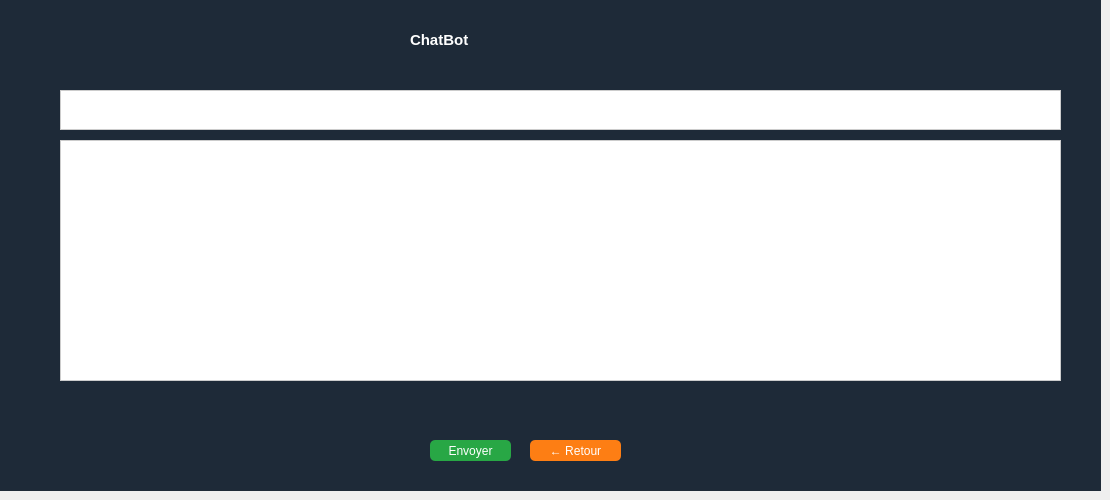
      <widget class="QWidget" name="page_10">
       <widget class="QFrame" name="cruds_6">
        <property name="geometry">
         <rect>
          <x>0</x>
          <y>0</y>
          <width>1101</width>
          <height>491</height>
         </rect>
        </property>
        <property name="styleSheet">
         <string notr="true">background-color: #1e2a38;
color: white;
font: bold 11pt &quot;Arial&quot;;

</string>
        </property>
        <property name="frameShape">
         <enum>QFrame::Shape::NoFrame</enum>
        </property>
        <widget class="QLabel" name="label_16">
         <property name="geometry">
          <rect>
           <x>410</x>
           <y>19</y>
           <width>131</width>
           <height>41</height>
          </rect>
         </property>
         <property name="font">
          <font>
           <family>Arial</family>
           <pointsize>11</pointsize>
           <italic>false</italic>
           <bold>true</bold>
          </font>
         </property>
         <property name="text">
          <string>ChatBot</string>
         </property>
        </widget>
        <widget class="QPushButton" name="btnSendChatVehicule">
         <property name="geometry">
          <rect>
           <x>430</x>
           <y>440</y>
           <width>81</width>
           <height>21</height>
          </rect>
         </property>
         <property name="styleSheet">
          <string notr="true">QPushButton {
    background-color: #28a745;
    color: white;
    border-radius: 5px;
}

</string>
         </property>
         <property name="text">
          <string>Envoyer</string>
         </property>
        </widget>
        <widget class="QPushButton" name="btnBackFromChatVehicule">
         <property name="geometry">
          <rect>
           <x>530</x>
           <y>440</y>
           <width>91</width>
           <height>21</height>
          </rect>
         </property>
         <property name="styleSheet">
          <string notr="true">QPushButton {
    background-color: #fd7e14;
    color: white;
    border-radius: 5px;
}
</string>
         </property>
         <property name="text">
          <string>← Retour</string>
         </property>
        </widget>
        <widget class="QTextEdit" name="textEditChatOutputVehicule">
         <property name="geometry">
          <rect>
           <x>60</x>
           <y>140</y>
           <width>1001</width>
           <height>241</height>
          </rect>
         </property>
         <property name="styleSheet">
          <string notr="true">QTextEdit {
    background: #ffffff;
    color: #000000;
    border: 1px solid #cccccc;
}
</string>
         </property>
         <property name="readOnly">
          <bool>true</bool>
         </property>
        </widget>
        <widget class="QTextEdit" name="textEditChatInputVehicule">
         <property name="geometry">
          <rect>
           <x>60</x>
           <y>90</y>
           <width>1001</width>
           <height>40</height>
          </rect>
         </property>
         <property name="styleSheet">
          <string notr="true">QTextEdit {
    color: black;
    background-color: white;
    border: 1px solid #cccccc;
}
</string>
         </property>
        </widget>
       </widget>
      </widget>
